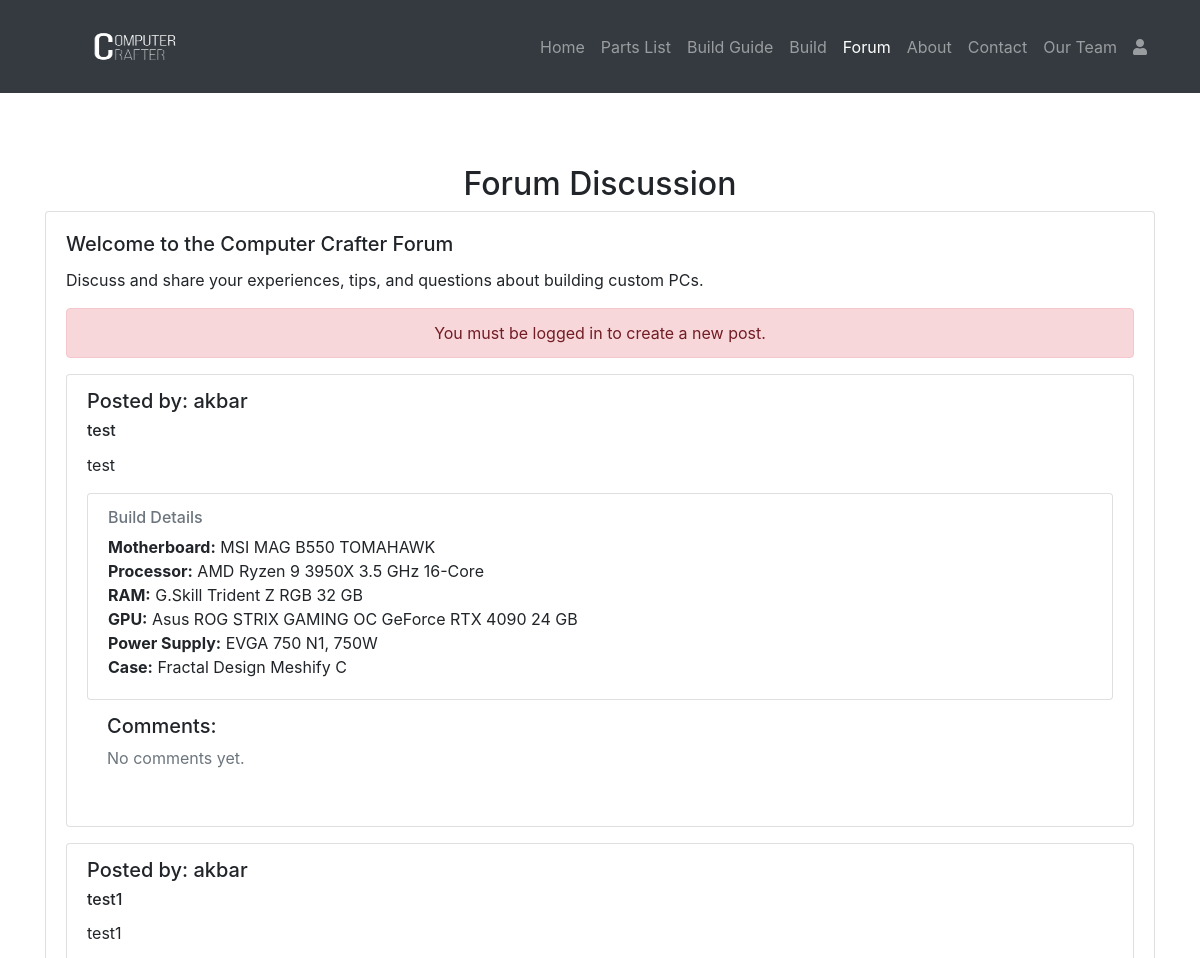
The page /forum/index.php (upper part) on the database as committed earlier.
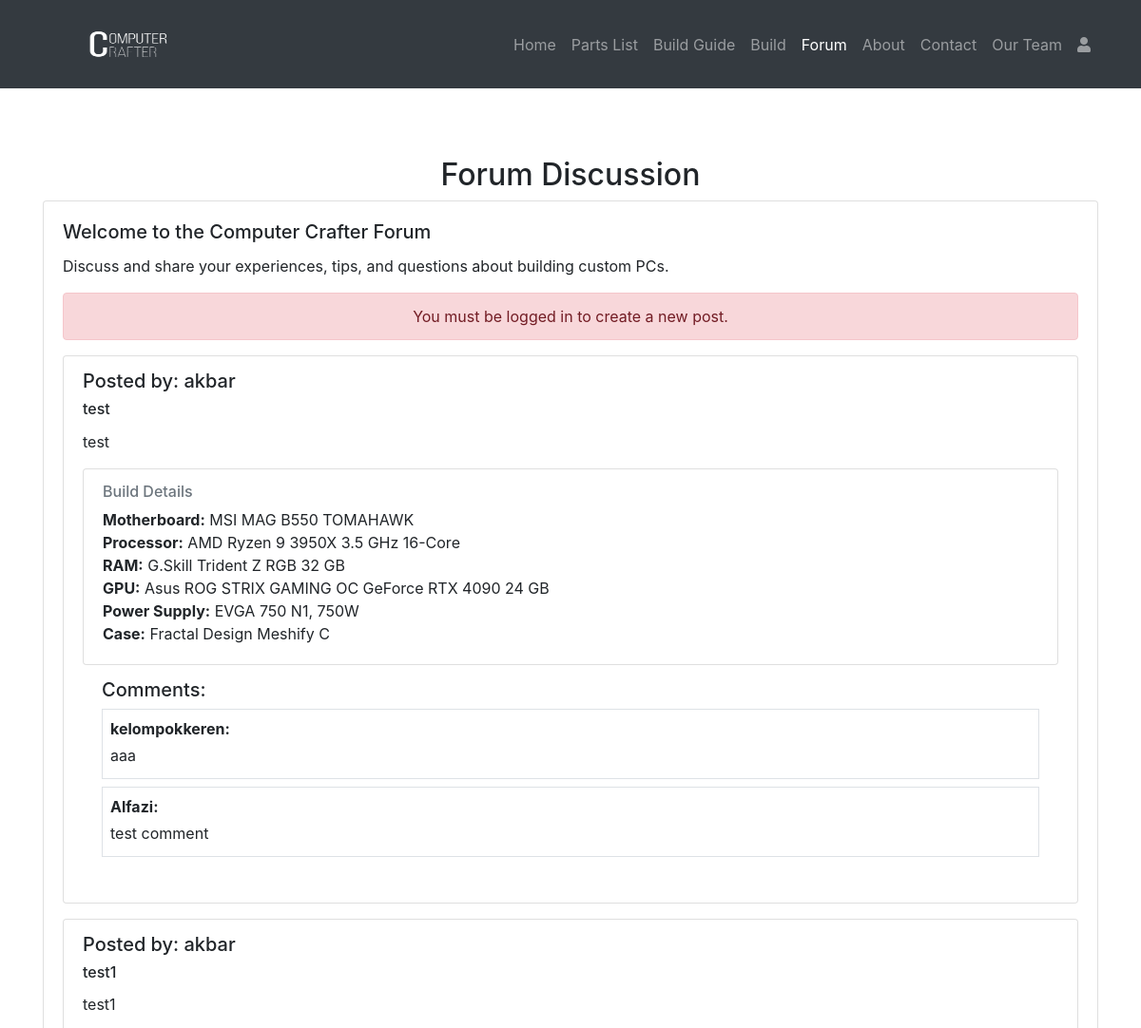
The same page on the database as committed later.
### tables this page shows
CREATE TABLE `posts` (
  `id` int(11) NOT NULL,
  `UserID` int(11) NOT NULL,
  `title` varchar(64) DEFAULT NULL,
  `message` text NOT NULL,
  `build_id` int(11) NOT NULL
);

CREATE TABLE `userdata` (
  `UserID` int(11) NOT NULL,
  `Username` varchar(256) NOT NULL,
  `Email` varchar(256) NOT NULL,
  `Password` varchar(64) NOT NULL,
  `AccessLevel` varchar(16) NOT NULL
);

CREATE TABLE `motherboard` (
  `item_id` int(11) NOT NULL,
  `price` int(11) NOT NULL,
  `brand` varchar(20) NOT NULL,
  `item_name` varchar(40) NOT NULL,
  `power_usage` int(11) DEFAULT NULL,
  `image_url` varchar(300) DEFAULT NULL,
  `socket` varchar(20) NOT NULL,
  `type` varchar(10) NOT NULL,
  `ram_slot` int(11) NOT NULL,
  `buy_url` varchar(300) NOT NULL
);

CREATE TABLE `processor` (
  `item_id` int(11) NOT NULL,
  `price` int(11) NOT NULL,
  `brand` varchar(20) NOT NULL,
  `item_name` varchar(40) NOT NULL,
  `power_usage` int(11) NOT NULL,
  `image_url` varchar(300) NOT NULL,
  `socket` varchar(20) NOT NULL,
  `core_count` int(11) NOT NULL,
  `performance_core_clock` float NOT NULL,
  `buy_url` varchar(300) NOT NULL
);

CREATE TABLE `ram` (
  `item_id` int(11) NOT NULL,
  `price` int(11) NOT NULL,
  `brand` varchar(20) NOT NULL,
  `item_name` varchar(40) NOT NULL,
  `size` int(11) NOT NULL,
  `module` int(11) NOT NULL,
  `type` varchar(20) NOT NULL,
  `power_usage` int(11) NOT NULL,
  `image_url` varchar(300) NOT NULL,
  `buy_url` varchar(300) NOT NULL
);

CREATE TABLE `gpu` (
  `item_id` int(11) NOT NULL,
  `price` int(11) NOT NULL,
  `brand` varchar(20) NOT NULL,
  `item_name` varchar(50) NOT NULL,
  `power_usage` int(11) NOT NULL,
  `image_url` varchar(300) NOT NULL,
  `buy_url` varchar(300) NOT NULL
);

CREATE TABLE `powersupply` (
  `id` int(11) NOT NULL,
  `model` varchar(100) NOT NULL,
  `series_number` varchar(50) DEFAULT NULL,
  `wattage` int(11) DEFAULT NULL,
  `image_url` varchar(300) NOT NULL,
  `price` int(25) DEFAULT NULL,
  `description` text DEFAULT NULL,
  `buy_url` varchar(300) NOT NULL
);

CREATE TABLE `cases` (
  `id` int(11) NOT NULL,
  `model` varchar(100) NOT NULL,
  `series_number` varchar(50) DEFAULT NULL,
  `type` varchar(50) DEFAULT NULL,
  `price` int(25) DEFAULT NULL,
  `description` text DEFAULT NULL,
  `image_url` varchar(300) NOT NULL,
  `buy_url` varchar(300) NOT NULL
);

CREATE TABLE `comment` (
  `id` int(3) NOT NULL,
  `PostId` int(3) NOT NULL,
  `UserId` int(3) NOT NULL,
  `message` varchar(500) NOT NULL
);

### forum/index.php (the view, shortened to what this page needs)
<?php
$servername = "localhost";
$username = "root";
$password = "";
$dbname = "pc_part";
$conn = new mysqli($servername, $username, $password, $dbname);
$sql = "
    SELECT
        posts.id AS post_id, posts.UserID, posts.title, posts.message, build_component.build_id, build_component.motherboard_id,
        build_component.processor_id, build_component.ram_id, build_component.gpu_id, build_component.powersupply_id,
        build_component.cases_id, motherboard.brand AS motherboard_brand, motherboard.item_name AS motherboard_item_name,
        motherboard.image_url AS motherboard_image_url, motherboard.buy_url AS motherboard_buy_url,
        processor.brand AS processor_brand, processor.item_name AS processor_item_name, processor.image_url AS processor_image_url, processor.buy_url AS processor_buy_url,
        ram.brand AS ram_brand, ram.item_name AS ram_item_name, ram.image_url AS ram_image_url, ram.buy_url AS ram_buy_url,
        gpu.brand AS gpu_brand, gpu.item_name AS gpu_item_name, gpu.image_url AS gpu_image_url, gpu.buy_url AS gpu_buy_url,
        powersupply.model AS powersupply_model, powersupply.image_url AS powersupply_image_url, powersupply.buy_url AS powersupply_buy_url,
        cases.model AS cases_model, cases.image_url AS cases_image_url, cases.buy_url AS cases_buy_url,
        userdata.username, userdata.AccessLevel
    FROM posts
    LEFT JOIN build_component ON posts.build_id = build_component.build_id
    LEFT JOIN motherboard ON build_component.motherboard_id = motherboard.item_id
    LEFT JOIN processor ON build_component.processor_id = processor.item_id
    LEFT JOIN ram ON build_component.ram_id = ram.item_id
    LEFT JOIN gpu ON build_component.gpu_id = gpu.item_id
    LEFT JOIN powersupply ON build_component.powersupply_id = powersupply.id
    LEFT JOIN cases ON build_component.cases_id = cases.id
    LEFT JOIN userdata ON posts.UserID = userdata.UserID
";
$result = $conn->query($sql);
$sql_comments = "
    SELECT comment.id, comment.PostId, comment.UserId, comment.message, userdata.username
    FROM comment
    JOIN userdata ON comment.UserId = userdata.UserID
";
$comments_result = $conn->query($sql_comments);
$comments = [];
if ($comments_result->num_rows > 0) {
    while ($row = $comments_result->fetch_assoc()) {
        $comments[$row['PostId']][] = $row;
    }
}
?>
<!DOCTYPE html>
<html lang="en">
<head>
    <link href="https://cdn.jsdelivr.net/npm/aos@2.3.4/dist/aos.css" rel="stylesheet">
    <link href="https://stackpath.bootstrapcdn.com/bootstrap/4.5.2/css/bootstrap.min.css" rel="stylesheet">
    <link rel="stylesheet" href="/ProjekUAS/stylesheets/footer.css">
    <link rel="stylesheet" href="https://cdnjs.cloudflare.com/ajax/libs/font-awesome/5.15.3/css/all.min.css">
</head>
<body>
    <header>
        <nav class="navbar navbar-expand-lg navbar-dark bg-dark">
            <div class="container">
                <a class="navbar-brand" href="index.html">
                    <img src="/ProjekUAS/logo.png" alt="Computer Crafter Logo" style="height: 67px; width: 180px;">
                </a>
                <div class="collapse navbar-collapse" id="navbarNav">
                    <ul class="navbar-nav ml-auto">
                        <li class="nav-item"><a class="nav-link" href="/ProjekUAS/">Home</a></li>
                        <li class="nav-item"><a class="nav-link" href="/ProjekUAS/#parts">Parts List</a></li>
                        <li class="nav-item"><a class="nav-link" href="/ProjekUAS/#build">Build Guide</a></li>
                        <li class="nav-item"><a class="nav-link" href="/ProjekUAS/build">Build</a></li>
                        <li class="nav-item active"><a class="nav-link" href="#">Forum</a></li>
                        <li class="nav-item"><a class="nav-link" href="/ProjekUAS/#about">About</a></li>
                        <li class="nav-item"><a class="nav-link" href="/ProjekUAS/#contact">Contact</a></li>
                        <li class="nav-item"><a class="nav-link" href="/ProjekUAS/#team">Our Team</a></li>
                        <li class="nav-item"><a class="nav-link" href="/ProjekUAS/profile/"><i class="fas fa-user"></i></a></li>
                    </ul>
                </div>
            </div>
        </nav>
    </header>
    <main class="py-4">
        <section id="forum" class="py-5">
            <div class="container">
                <h2 class="text-center" data-aos="fade-up">Forum Discussion</h2>
                <div class="card">
                    <div class="card-body">
                        <h5 class="card-title" data-aos="fade-up">Welcome to the Computer Crafter Forum</h5>
                        <p class="card-text" data-aos="fade-up">Discuss and share your experiences, tips, and questions about building custom PCs.</p>
                        <?php
                            if (isset($_SESSION['username'])) {
                                echo '<div class="text-right mb-3">';
                                echo '<button class="btn btn-success" data-toggle="modal" data-target="#newPostModal">New Post</button>';
                                echo '</div>';
                            } else {
                                echo '<div class="text-center alert alert-danger" role="alert" data-aos="fade-up" data-aos-duration="1000">You must be logged in to create a new post.</div>';
                            }
                        ?>
                        <?php if ($result->num_rows > 0): ?>
                            <?php while($row = $result->fetch_assoc()): ?>
                                <div class="card mb-3" data-aos="fade-up">
                                    <div class="card-body">
                                        <h5 class="card-subtitle mb-2">Posted by: <?php echo htmlspecialchars($row['username']); ?></h5>
                                        <h6 class="card-title"><?php echo htmlspecialchars($row['title']); ?></h6>
                                        <p class="card-text"><?php echo nl2br(htmlspecialchars($row['message'])); ?></p>
                                        <?php if (!empty($row['build_id'])): ?>
                                            <div class="card mt-3">
                                                <div class="card-body">
                                                    <h6 class="card-subtitle mb-2 text-muted">Build Details</h6>
                                                    <ul class="list-unstyled mb-0">
                                                        <li><strong>Motherboard:</strong> <?php echo htmlspecialchars($row['motherboard_brand'] . ' ' . $row['motherboard_item_name']); ?></li>
                                                        <li><strong>Processor:</strong> <?php echo htmlspecialchars($row['processor_brand'] . ' ' . $row['processor_item_name']); ?></li>
                                                        <li><strong>RAM:</strong> <?php echo htmlspecialchars($row['ram_brand'] . ' ' . $row['ram_item_name']); ?></li>
                                                        <li><strong>GPU:</strong> <?php echo htmlspecialchars($row['gpu_brand'] . ' ' . $row['gpu_item_name']); ?></li>
                                                        <li><strong>Power Supply:</strong> <?php echo htmlspecialchars($row['powersupply_model']); ?></li>
                                                        <li><strong>Case:</strong> <?php echo htmlspecialchars($row['cases_model']); ?></li>
                                                    </ul>
                                                </div>
                                            </div>
                                        <?php endif; ?>
                                        <div class="card-body">
                                            <h5 class="card-subtitle mb-2">Comments:</h5>
                                            <?php if (isset($comments[$row['post_id']])): ?>
                                                <?php foreach ($comments[$row['post_id']] as $comment): ?>
                                                    <div class="border p-2 mb-2">
                                                        <p class="mb-1"><strong><?php echo htmlspecialchars($comment['username']); ?>:</strong></p>
                                                        <p class="mb-1"><?php echo nl2br(htmlspecialchars($comment['message'])); ?></p>
                                                    </div>
                                                <?php endforeach; ?>
                                            <?php else: ?>
                                                <p class="text-muted">No comments yet.</p>
                                            <?php endif; ?>
                                        </div>
                                    </div>
                                </div>
                            <?php endwhile; ?>
                        <?php else: ?>
                            <div class="alert alert-info" role="alert" data-aos="fade-up" data-aos-duration="1000">No posts found.</div>
                        <?php endif; ?>
                    </div>
                </div>
            </div>
        </section>
    </main>
</body>
</html>

Rows that differ between the two databases and show on the page:
shown differently, row unchanged: posts "test": no longer shows "No comments yet."
added comment: UserId.Username "kelompokkeren", message "aaa", shown under posts "test"
added comment: UserId.Username "Alfazi", message "test comment", shown under posts "test"
